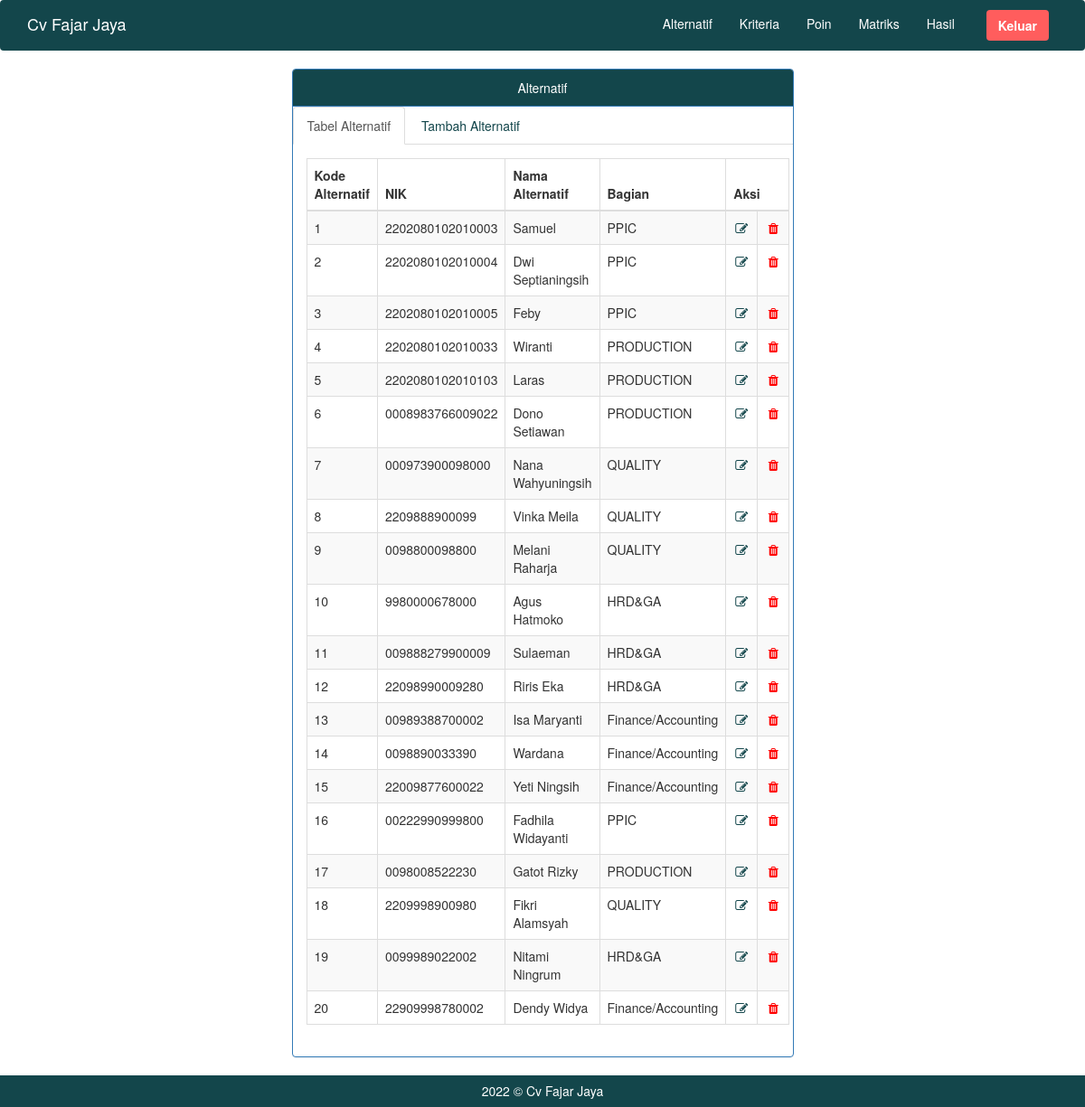
The page /alternatif.php on the database its author committed.
### tables this page shows
CREATE TABLE `tab_alternatif` (
  `id_alternatif` int(11) NOT NULL,
  `nik` varchar(25) NOT NULL,
  `nama_alternatif` varchar(50) NOT NULL,
  `bagian` varchar(50) NOT NULL
);

### alternatif.php (the view, shortened to what this page needs)
<?php
include ("koneksi.php");
 ?>
<!DOCTYPE html>
<html>
  <head>
    <link href="tampilan/css/bootstrap.min.css" rel="stylesheet">
    <link href="tampilan/font-awesome/css/font-awesome.min.css" rel="stylesheet" type="text/css">
  </head>
  <body>
   <?php
    include "header.php";
    ?>
    <div class="container">
      <div class="row">
        <div class="col-lg-6 col-lg-offset-3">
            <div class="panel panel-primary">
                <div class="panel-heading text-center" style="background-color: #13464b; color: white ;">
                    Alternatif
                </div>
                <ul class="nav nav-tabs">
                    <li class="active">
                      <a href="alternatif.php" data-toggle="tab">Tabel Alternatif</a>
                    </li>
                    <li>
                      <a style="color: #13464b;" href="alternatiftambah.php" data-toggle="tab">Tambah Alternatif</a>
                    </li>
                </ul>
                <div class="panel-body">
                    <div class="tab-content">
                      <div class="">
                        <table class="table table-striped table-bordered table-hover">
                          <thead >
                            <tr>
                              <th>Kode Alternatif</th>
                              <th>NIK</th>
                              <th>Nama Alternatif</th>
                              <th>Bagian</th>
                              <th colspan="2">Aksi</th>
                            </tr>
                          </thead>
                          <tbody>
                            <?php
                            $sql = $koneksi->query('SELECT * FROM tab_alternatif Order by id_alternatif ');
                            while ($row = $sql->fetch_array()) {
                            ?>
                            <tr>
                              <td><?php echo $row[0] ?></td>
                              <td><?php echo $row[1] ?></td>
                              <td><?php echo $row[2] ?></td>
                              <td><?php echo $row[3] ?></td>
                              <td align="center"><a href="editalternatif.php?id_alternatif=<?php echo $row['id_alternatif'] ?>"><i class="fa fa-edit fa-fw" style="color: #13464b;"></i> </td>
                              <td align="center"><a href="hapusalternatif.php?id_alternatif=<?php echo $row['id_alternatif'] ?>"><i class="fa fa-trash fa-fw" style="color: red;"></i> </td>
                            </tr>
                            <?php } ?>
                          </tbody>
                        </table>
                      </div>
                    </div>
                </div>
            </div>
        </div>
      </div>
    </div>
 <?php
    include "footer.php"
    ?>
  </body>
</html>

### rows shown on the page
tab_alternatif: id_alternatif "1", nik "2202080102010003", nama_alternatif "Samuel", bagian "PPIC"
tab_alternatif: id_alternatif "2", nik "2202080102010004", nama_alternatif "Dwi Septianingsih", bagian "PPIC"
tab_alternatif: id_alternatif "3", nik "2202080102010005", nama_alternatif "Feby", bagian "PPIC"
tab_alternatif: id_alternatif "4", nik "2202080102010033", nama_alternatif "Wiranti", bagian "PRODUCTION"
tab_alternatif: id_alternatif "5", nik "2202080102010103", nama_alternatif "Laras", bagian "PRODUCTION"
tab_alternatif: id_alternatif "6", nik "0008983766009022", nama_alternatif "Dono Setiawan", bagian "PRODUCTION"
tab_alternatif: id_alternatif "7", nik "000973900098000", nama_alternatif "Nana Wahyuningsih", bagian "QUALITY"
tab_alternatif: id_alternatif "8", nik "2209888900099", nama_alternatif "Vinka Meila", bagian "QUALITY"
tab_alternatif: id_alternatif "9", nik "0098800098800", nama_alternatif "Melani Raharja", bagian "QUALITY"
tab_alternatif: id_alternatif "10", nik "9980000678000", nama_alternatif "Agus Hatmoko", bagian "HRD&GA"
tab_alternatif: id_alternatif "11", nik "009888279900009", nama_alternatif "Sulaeman", bagian "HRD&GA"
tab_alternatif: id_alternatif "12", nik "22098990009280", nama_alternatif "Riris Eka", bagian "HRD&GA"
tab_alternatif: id_alternatif "13", nik "00989388700002", nama_alternatif "Isa Maryanti", bagian "Finance/Accounting"
tab_alternatif: id_alternatif "14", nik "0098890033390", nama_alternatif "Wardana", bagian "Finance/Accounting"
tab_alternatif: id_alternatif "15", nik "22009877600022", nama_alternatif "Yeti Ningsih", bagian "Finance/Accounting"
tab_alternatif: id_alternatif "16", nik "00222990999800", nama_alternatif "Fadhila Widayanti", bagian "PPIC"
tab_alternatif: id_alternatif "17", nik "0098008522230", nama_alternatif "Gatot Rizky", bagian "PRODUCTION"
tab_alternatif: id_alternatif "18", nik "2209998900980", nama_alternatif "Fikri Alamsyah", bagian "QUALITY"
tab_alternatif: id_alternatif "19", nik "0099989022002", nama_alternatif "Nitami Ningrum", bagian "HRD&GA"
tab_alternatif: id_alternatif "20", nik "22909998780002", nama_alternatif "Dendy Widya", bagian "Finance/Accounting"
